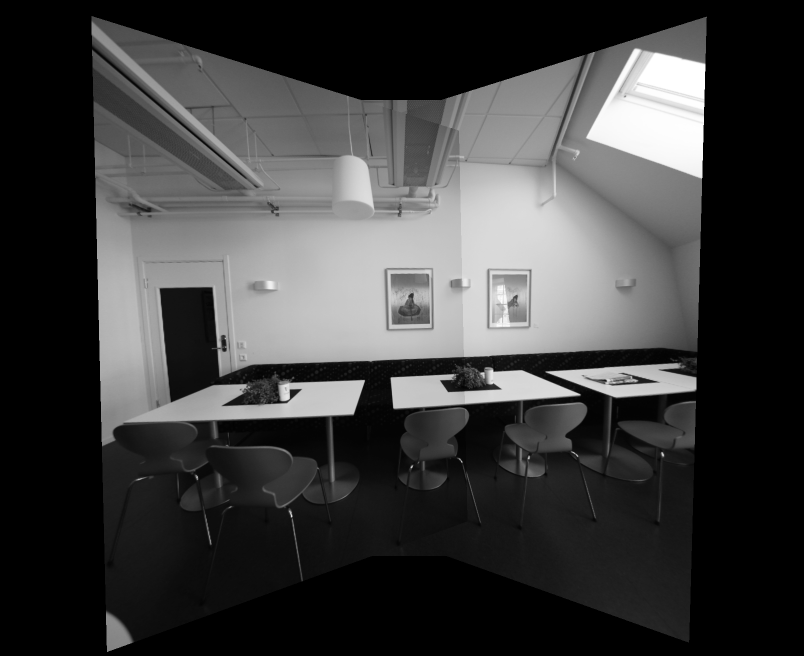
#> input picture Panoramas/Results/output_homography.png, 1608 x 1312 px (shown at 1/2 size)
$ python main.py 3 ../Results/output_homography.png ../Results/output_homography_lpb.png ../Results/output_cylindrical.png out.png
#> lines starting #> are read from the running program, lines starting #| are printed output that depends on the picture
# Instructions:
# Do not change the output file names, use the helper functions as you see fit

import os
import sys
import cv2
import numpy as np
import matplotlib.pyplot as plt
import math


# [14 lines left out: function help_message, not called in this run]


'''
Detect, extract and match features between img1 and img2.
Using SIFT as the detector/extractor, but this is inconsequential to the user.

Returns: (pts1, pts2), where ptsN are points on image N.
    The lists are "aligned", i.e. point i in pts1 matches with point i in pts2.

Usage example:
    im1 = cv2.imread("image1.jpg", 0)
    im2 = cv2.imread("image2.jpg", 0)
    (pts1, pts2) = feature_matching(im1, im2)

    plt.subplot(121)
    plt.imshow(im1)
    plt.scatter(pts1[:,:,0],pts1[:,:,1], 0.5, c='r', marker='x')
    plt.subplot(122)
    plt.imshow(im2)
    plt.scatter(pts1[:,:,0],pts1[:,:,1], 0.5, c='r', marker='x')
'''


def feature_matching(img1, img2, savefig=False):
    # Initiate SIFT detector
    sift = cv2.xfeatures2d.SIFT_create()
    # find the keypoints and descriptors with SIFT
    kp1, des1 = sift.detectAndCompute(img1, None)
    kp2, des2 = sift.detectAndCompute(img2, None)
    # FLANN parameters
    FLANN_INDEX_KDTREE = 1
    index_params = dict(algorithm=FLANN_INDEX_KDTREE, trees=5)
    search_params = dict(checks=50)  # or pass empty dictionary
    flann = cv2.FlannBasedMatcher(index_params, search_params)
    matches2to1 = flann.knnMatch(des2, des1, k=2)

    matchesMask_ratio = [[0, 0] for i in xrange(len(matches2to1))]
    match_dict = {}
    for i, (m, n) in enumerate(matches2to1):
        if m.distance < 0.7 * n.distance:
            matchesMask_ratio[i] = [1, 0]
            match_dict[m.trainIdx] = m.queryIdx

    good = []
    recip_matches = flann.knnMatch(des1, des2, k=2)
    matchesMask_ratio_recip = [[0, 0] for i in xrange(len(recip_matches))]

    for i, (m, n) in enumerate(recip_matches):
        if m.distance < 0.7 * n.distance:  # ratio
            if m.queryIdx in match_dict and match_dict[m.queryIdx] == m.trainIdx:  # reciprocal
                good.append(m)
                matchesMask_ratio_recip[i] = [1, 0]

    if savefig:
        draw_params = dict(matchColor=(0, 255, 0),
                           singlePointColor=(255, 0, 0),
                           matchesMask=matchesMask_ratio_recip,
                           flags=0)
        img3 = cv2.drawMatchesKnn(img1, kp1, img2, kp2, recip_matches, None, **draw_params)

        plt.figure(), plt.xticks([]), plt.yticks([])
        plt.imshow(img3, )
        plt.savefig("feature_matching.png", bbox_inches='tight')

    return ([kp1[m.queryIdx].pt for m in good], [kp2[m.trainIdx].pt for m in good])


'''
Warp an image from cartesian coordinates (x, y) into cylindrical coordinates (theta, h)
Returns: (image, mask)
Mask is [0,255], and has 255s wherever the cylindrical images has a valid value.
Masks are useful for stitching

Usage example:

    im = cv2.imread("myimage.jpg",0) #grayscale
    h,w = im.shape
    f = 700
    K = np.array([[f, 0, w/2], [0, f, h/2], [0, 0, 1]]) # mock calibration matrix
    imcyl = cylindricalWarpImage(im, K)
'''


# [41 lines left out: function cylindricalWarpImage, not called in this run]


'''
Calculate the geometric transform (only affine or homography) between two images,
based on feature matching and alignment with a robust estimator (RANSAC).

Returns: (M, pts1, pts2, mask)
Where: M    is the 3x3 transform matrix
       pts1 are the matched feature points in image 1
       pts2 are the matched feature points in image 2
       mask is a binary mask over the lists of points that selects the transformation inliers

Usage example:
    im1 = cv2.imread("image1.jpg", 0)
    im2 = cv2.imread("image2.jpg", 0)
    (M, pts1, pts2, mask) = getTransform(im1, im2)

    # for example: transform im1 to im2's plane
    # first, make some room around im2
    im2 = cv2.copyMakeBorder(im2,200,200,500,500, cv2.BORDER_CONSTANT)
    # then transform im1 with the 3x3 transformation matrix
    out = cv2.warpPerspective(im1, M, (im1.shape[1],im2.shape[0]), dst=im2.copy(), borderMode=cv2.BORDER_TRANSPARENT)

    plt.imshow(out, cmap='gray')
    plt.show()
'''


def getTransform(src, dst, method='affine'):
    pts1, pts2 = feature_matching(src, dst)

    src_pts = np.float32(pts1).reshape(-1, 1, 2)
    dst_pts = np.float32(pts2).reshape(-1, 1, 2)

    if method == 'affine':
        M, mask = cv2.estimateAffine2D(src_pts, dst_pts, cv2.RANSAC, ransacReprojThreshold=5.0)
        # M = np.append(M, [[0,0,1]], axis=0)

    if method == 'homography':
        M, mask = cv2.findHomography(src_pts, dst_pts, cv2.RANSAC, 5.0)

    matchesMask = mask.ravel().tolist()

    return (M, pts1, pts2, mask)


# ===================================================
# ================ Perspective Warping ==============
# ===================================================
# [18 lines left out: function Perspective_warping, not called in this run]


def Bonus_perspective_warping(img1, img2, img3):
    # Write your codes here
    # Add border to make space for stitching images
    img1 = cv2.copyMakeBorder(img1, 200, 200, 500, 500, cv2.BORDER_CONSTANT)
    img2 = cv2.copyMakeBorder(img2, 200, 200, 500, 500, cv2.BORDER_CONSTANT)
    img3 = cv2.copyMakeBorder(img3, 200, 200, 500, 500, cv2.BORDER_CONSTANT)
    imgbkup = img1
    (M, pts1, pts2, mask) = getTransform(img2, img1, 'homography')

    img_in2 = cv2.warpPerspective(img2, M, (img1.shape[1], img1.shape[0]))

    (M, pts1, pts2, mask) = getTransform(img3, img1, 'homography')

    img_in3 = cv2.warpPerspective(img3, M, (img1.shape[1], img1.shape[0]))

    img_in1 = img1

    # Resize images to make them same size and add enough borders to not crop out borders
    img_in1 = cv2.copyMakeBorder(img_in1, 160, 160, 12, 12, cv2.BORDER_CONSTANT)
    img_in2 = cv2.copyMakeBorder(img_in2, 160, 160, 12, 12, cv2.BORDER_CONSTANT)
    img_in3 = cv2.copyMakeBorder(img_in3, 160, 160, 12, 12, cv2.BORDER_CONSTANT)

    # Call function for laplacian blending and pass ratios to blend the images
    img_out = BlendImages(img_in1, img_in2, img_in3, 0.43, 0.555)

    # Resize back to original image size
    cols, rows = img_out.shape[0] - imgbkup.shape[0], img_out.shape[1] - imgbkup.shape[1]
    img_out = img_out[cols / 2:imgbkup.shape[0] + (cols / 2), rows / 2:imgbkup.shape[1] + (rows / 2)]

    # Blending result

    output_image = img_out
    # Write out the result
    output_name = sys.argv[5] + "output_homography_lpb.png"
    cv2.imwrite(output_name, output_image)

    return True


# ===================================================
# =============== Cynlindrical Warping ==============
# ===================================================
# [88 lines left out: functions Cylindrical_warping, Bonus_cylindrical_warping, not called in this run]


def GaussianPyramid(img, numLevels):
    """
    Form gaussian pyramid. Change images to float32 size to remove artifacts post blending
    """
    gaussianPyramid = [img.astype('float32')]
    for i in range(numLevels):
        img = cv2.pyrDown(img)
        gaussianPyramid.append(img.astype('float32'))
    return gaussianPyramid


def LaplacianPyramid(gaussianPyramid):
    """
    Form laplacian pyramids for hpf
    """
    numLevels = len(gaussianPyramid)
    laplacianPyramid = []
    for i in range(numLevels - 1):
        laplacianCurr = np.subtract(gaussianPyramid[i], (cv2.pyrUp(gaussianPyramid[i + 1])).astype('float32'))
        laplacianPyramid.append(laplacianCurr)
    laplacianPyramid.append(gaussianPyramid[-1])
    return laplacianPyramid


# [11 lines left out: function ReconstructImage, not called in this run]


def BlendImages(img1, img2, img3, ratio1, ratio2):
    numLevels = 5
    gp1 = GaussianPyramid(img1, numLevels)
    lp1 = LaplacianPyramid(gp1)
    gp2 = GaussianPyramid(img2, numLevels)
    lp2 = LaplacianPyramid(gp2)
    gp3 = GaussianPyramid(img3, numLevels)
    lp3 = LaplacianPyramid(gp3)
    # Add the left and right halves of the Laplacian images in each level
    laplacianPyramidComb = []
    for laplacianA, laplacianB, laplacianC in zip(lp1, lp2, lp3):
        rows, cols = laplacianA.shape
        laplacianComb = np.hstack(
            (laplacianC[:, 0:0.43 * cols], laplacianA[:, ratio1 * cols: ratio2 * cols], laplacianB[:, ratio2 * cols:]))
        laplacianPyramidComb.append(laplacianComb)

    imgBlended = ReconstructImage(laplacianPyramidComb)
    return imgBlended


'''
This exact function will be used to evaluate your results for HW2
Compare your result with master image and get the difference, the grading
criteria is posted on Piazza
'''


# [36 lines left out: function RMSD, not called in this run]


if __name__ == '__main__':
    question_number = -1

    # Validate the input arguments
    if (len(sys.argv) != 6):
        help_message()
        sys.exit()
    else:
        question_number = int(sys.argv[1])
        if (question_number > 4 or question_number < 1):
            print("Input parameters out of bound ...")
            sys.exit()

    input_image1 = cv2.imread(sys.argv[2], 0)
#> input_image1 is the input picture: shape (1312, 1608); min 0, max 255, mean 61.6
    input_image2 = cv2.imread(sys.argv[3], 0)
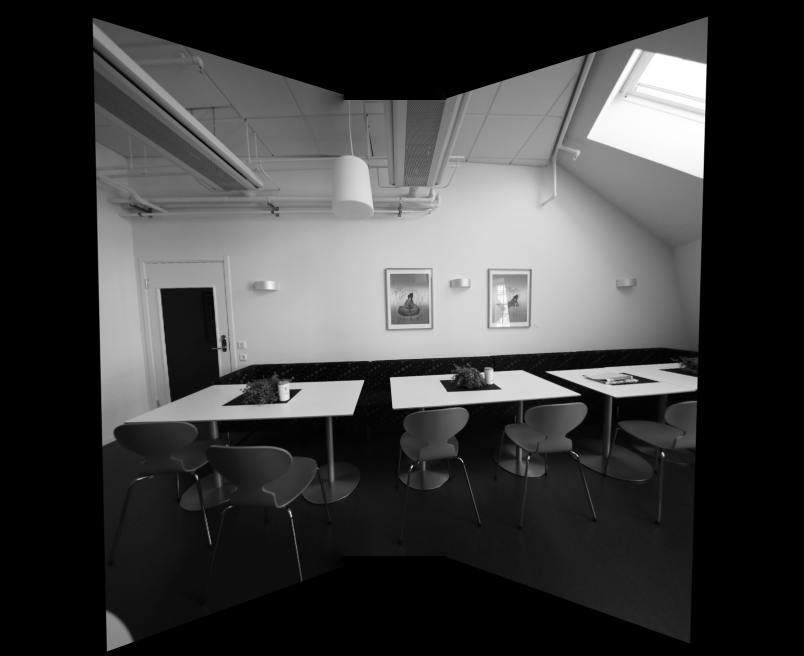
#> input picture Panoramas/Results/output_homography_lpb.png, 1608 x 1312 px (shown at 1/2 size)
#> input_image2 is the input picture: shape (1312, 1608); min 0, max 255, mean 62.1
    input_image3 = cv2.imread(sys.argv[4], 0)
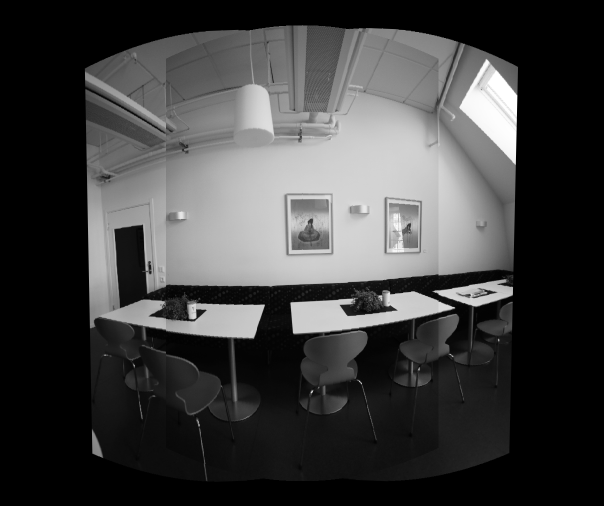
#> input picture Panoramas/Results/output_cylindrical.png, 1208 x 1012 px (shown at 1/2 size)
#> input_image3 is the input picture: shape (1012, 1208); min 0, max 255, mean 63.1

    function_launch = {
        1: Perspective_warping,
        2: Cylindrical_warping,
        3: Bonus_perspective_warping,
        4: Bonus_cylindrical_warping,
    }

    # Call the function
    function_launch[question_number](input_image1, input_image2, input_image3)
#> in Bonus_perspective_warping, `img1 = cv2.copyMakeBorder(img1, 200, 200, 500, 500, cv2.BORDER_CONSTANT)`:
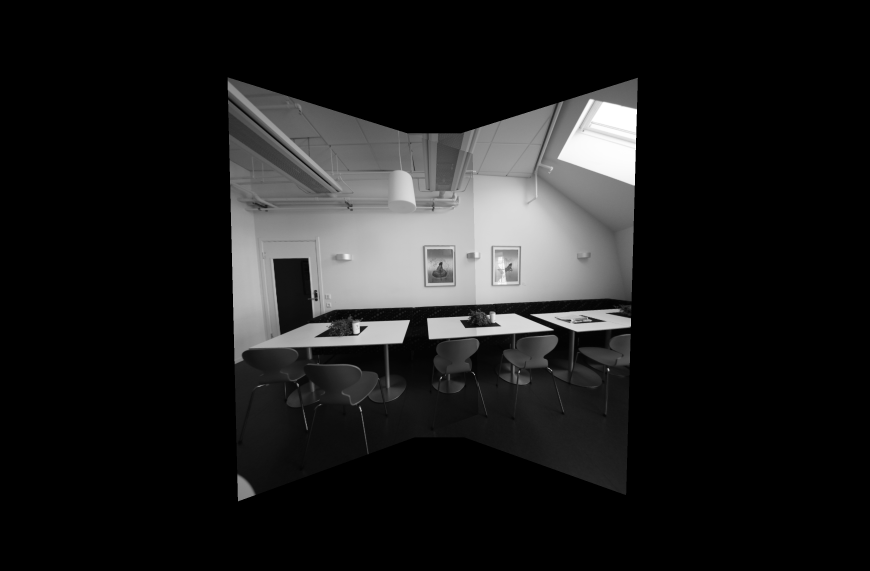
#> img1: shape (1712, 2608) (shown at 1/3 size); min 0, max 255, mean 29.1
#> in Bonus_perspective_warping, `img3 = cv2.copyMakeBorder(img3, 200, 200, 500, 500, cv2.BORDER_CONSTANT)`:
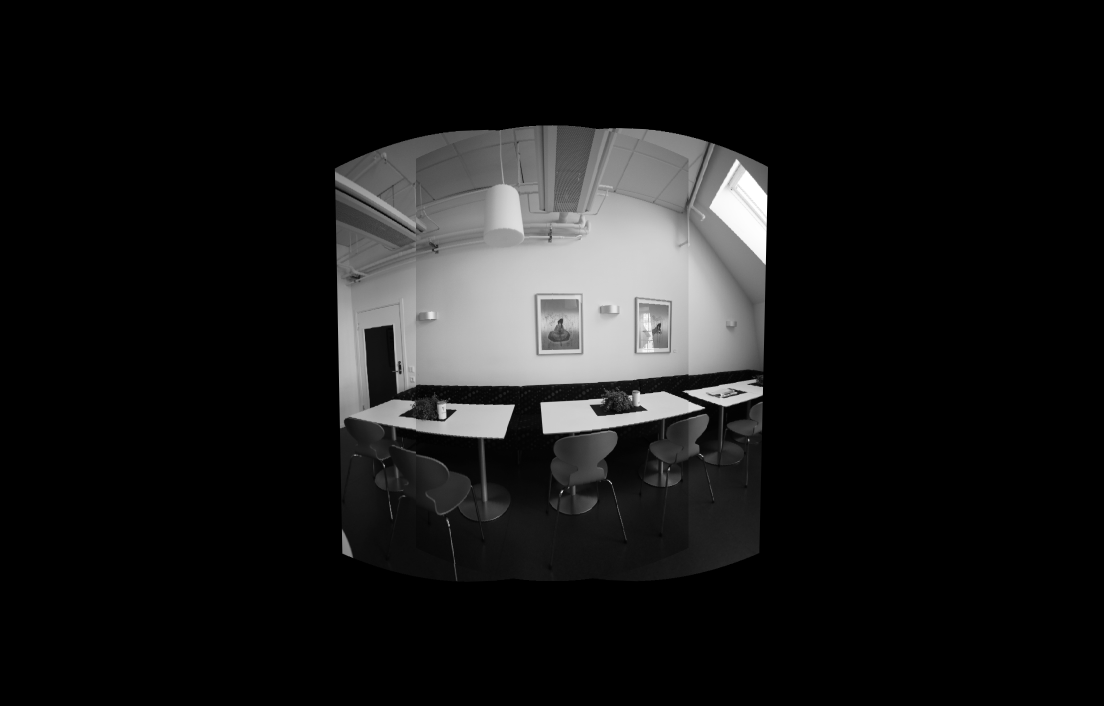
#> img3: shape (1412, 2208) (shown at 1/2 size); min 0, max 255, mean 24.7
#> in feature_matching, `kp1, des1 = sift.detectAndCompute(img1, None)`: kp1 = 992 keypoints; strongest (x, y, size): (1816, 411, 156.1), (1323, 1134, 2.8), (1082, 1232, 2.6), (1086, 986, 10.6)
#> in feature_matching, `kp2, des2 = sift.detectAndCompute(img2, None)`: kp2 = 1008 keypoints; strongest (x, y, size): (1814, 411, 155.4), (1323, 1134, 2.8), (1083, 1232, 2.7), (1423, 1123, 2)
#> in feature_matching, `matches2to1 = flann.knnMatch(des2, des1, k=2)`: matches2to1 = 1008 matches
#> in feature_matching, `matchesMask_ratio = [[0, 0] for i in xrange(len(matches2to1))]`: matchesMask_ratio = 1008 pairs, first value 0 to 0, second value 0 to 0
#> after the loop in feature_matching, `for i, (m, n) in enumerate(matches2to1):`: match_dict = 648 items; matchesMask_ratio = 1008 pairs, first value 0 to 1, second value 0 to 0
#> in feature_matching, `recip_matches = flann.knnMatch(des1, des2, k=2)`: recip_matches = 992 matches
#> in feature_matching, `matchesMask_ratio_recip = [[0, 0] for i in xrange(len(recip_matches))]`: matchesMask_ratio_recip = 992 pairs, first value 0 to 0, second value 0 to 0
#> after the loop in feature_matching, `for i, (m, n) in enumerate(recip_matches):`: good = 619 matches; matchesMask_ratio_recip = 992 pairs, first value 0 to 1, second value 0 to 0
#> in getTransform, `pts1, pts2 = feature_matching(src, dst)`: pts1 = 619 pairs, first value 675.7 to 1914, second value 238.8 to 1477.5; pts2 = 619 pairs, first value 673.2 to 1908, second value 235 to 1475.8
#> in getTransform, `src_pts = np.float32(pts1).reshape(-1, 1, 2)`: src_pts = 619 rows, first 8: [675.7, 291.8], [688.1, 238.8], [688.1, 238.8], [696.4, 417.2], [701.3, 425.7], [713, 523], [734.3, 1468.7], [740.7, 1045.7]
#> in getTransform, `dst_pts = np.float32(pts2).reshape(-1, 1, 2)`: dst_pts = 619 rows, first 8: [673.2, 287.2], [685.3, 235], [685.3, 235], [694.4, 415.5], [697.1, 420.5], [712.3, 522.4], [733.9, 1470.2], [739.3, 1046.1]
#> in getTransform, `M, mask = cv2.findHomography(src_pts, dst_pts, cv2.RANSAC, 5.0)`: M = [[1.01, 0.00358, -10.88], [0.00508, 1.01, -8.71], [5.07e-06, 1.64e-06, 1]]; mask = 619 values, max 1 at index 0, min 0 at index 210, mean 0.979
#> in getTransform, `matchesMask = mask.ravel().tolist()`: matchesMask has the same summary as mask
#> in feature_matching (call 2), `kp1, des1 = sift.detectAndCompute(img1, None)`: kp1 = 1173 keypoints; strongest (x, y, size): (1123, 984, 2.8), (1485, 406, 82.7), (1166, 574, 443.6), (899, 825, 9.6)
#> in feature_matching (call 2), `recip_matches = flann.knnMatch(des1, des2, k=2)`: recip_matches = 1173 matches
#> after the loop in feature_matching (call 2), `for i, (m, n) in enumerate(recip_matches):`: good = 276 matches; matchesMask_ratio_recip = 1173 pairs, first value 0 to 1, second value 0 to 0
#> in getTransform (call 2), `src_pts = np.float32(pts1).reshape(-1, 1, 2)`: src_pts = 276 rows, first 8: [672.7, 397.4], [693.1, 834], [713.9, 560.7], [717.2, 648], [717.9, 553.6], [760.1, 961.8], [763.1, 386.6], [769.3, 923]
#> in getTransform (call 2), `dst_pts = np.float32(pts2).reshape(-1, 1, 2)`: dst_pts = 276 rows, first 8: [1396.1, 398.4], [739.3, 1046.1], [787.3, 627.2], [794.7, 759.3], [797.8, 619.1], [879.6, 1202.7], [887.7, 415.5], [894.1, 1144.4]
#> in Bonus_perspective_warping, `(M, pts1, pts2, mask) = getTransform(img3, img1, 'homography')`: M = [[0.653, 0.00496, 368], [-0.129, 0.846, 262.6], [-0.000149, 4.1e-06, 1]]; pts1 = 276 pairs, first value 672.7 to 1533.2, second value 252.6 to 1159.9; pts2 = 276 pairs, first value 739.3 to 1908, second value 332.7 to 1360; mask = 276 values, max 1 at index 65, min 0 at index 0, mean 0.554
#> in Bonus_perspective_warping, `img_in3 = cv2.copyMakeBorder(img_in3, 160, 160, 12, 12, cv2.BORDER_CON..`:
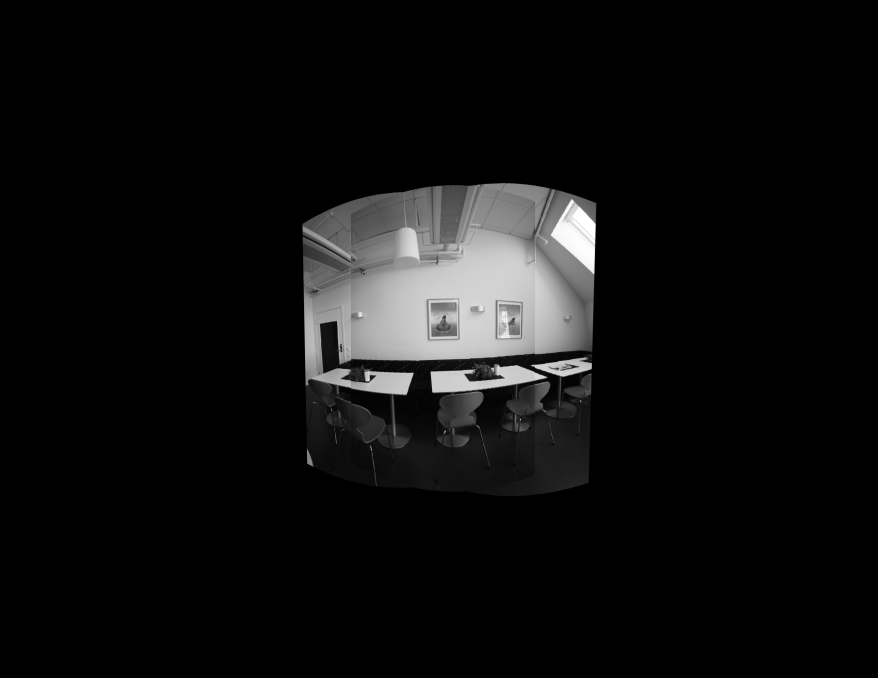
#> img_in3: shape (2032, 2632) (shown at 1/3 size); min 0, max 255, mean 15
#> after the loop in GaussianPyramid, `for i in range(numLevels):`:
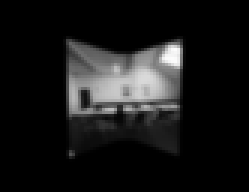
#> img: shape (64, 83) (shown 3 times larger); min 0, max 252, mean 23.9
#> after the loop in GaussianPyramid, `for i in range(numLevels):`: gaussianPyramid = 6 items
#> in LaplacianPyramid, `numLevels = len(gaussianPyramid)`: numLevels = 6
#> the loop in LaplacianPyramid, `for i in range(numLevels - 1):` made 4 passes
#> pass 3, in LaplacianPyramid, `laplacianCurr = np.subtract(gaussianPyramid[i], (cv2.pyrUp(gaussianPyr..`:
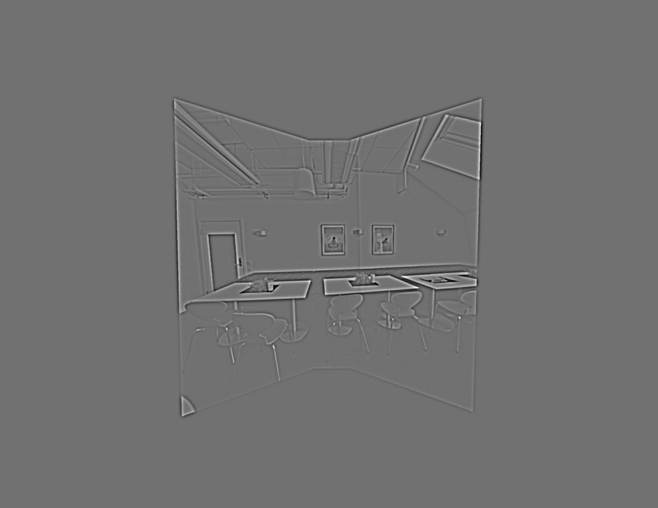
#> laplacianCurr: shape (508, 658) float32; min -71.31, max 89.44, mean 0; drawn with min black and max white
#> after the loop in LaplacianPyramid, `for i in range(numLevels - 1):`: laplacianPyramid = 3 items
#> (the run stopped early here; a loop or call above may not have finished)
